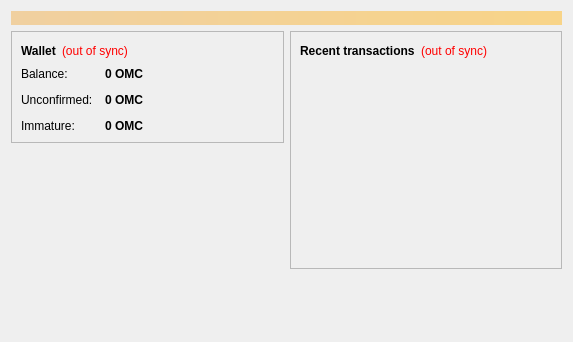
<?xml version="1.0" encoding="UTF-8"?>
<ui version="4.0">
 <class>OverviewPage</class>
 <widget class="QWidget" name="OverviewPage">
  <property name="geometry">
   <rect>
    <x>0</x>
    <y>0</y>
    <width>573</width>
    <height>342</height>
   </rect>
  </property>
  <property name="windowTitle">
   <string>Form</string>
  </property>
  <layout class="QVBoxLayout" name="topLayout">
   <item>
    <widget class="QLabel" name="labelAlerts">
     <property name="visible">
      <bool>false</bool>
     </property>
     <property name="styleSheet">
      <string notr="true">background-color: qlineargradient(x1: 0, y1: 0, x2: 1, y2: 0, stop:0 #F0D0A0, stop:1 #F8D488); color:#000000;</string>
     </property>
     <property name="wordWrap">
      <bool>true</bool>
     </property>
     <property name="margin">
      <number>3</number>
     </property>
    </widget>
   </item>
   <item>
    <layout class="QHBoxLayout" name="horizontalLayout" stretch="1,1">
     <item>
      <layout class="QVBoxLayout" name="verticalLayout_2">
       <item>
        <widget class="QFrame" name="frame">
         <property name="frameShape">
          <enum>QFrame::StyledPanel</enum>
         </property>
         <property name="frameShadow">
          <enum>QFrame::Raised</enum>
         </property>
         <layout class="QVBoxLayout" name="verticalLayout_4">
          <item>
           <layout class="QHBoxLayout" name="horizontalLayout_4">
            <item>
             <widget class="QLabel" name="label_5">
              <property name="font">
               <font>
                <weight>75</weight>
                <bold>true</bold>
               </font>
              </property>
              <property name="text">
               <string>Wallet</string>
              </property>
             </widget>
            </item>
            <item>
             <widget class="QLabel" name="labelWalletStatus">
              <property name="toolTip">
               <string>The displayed information may be out of date. Your wallet automatically synchronizes with the OmniCoin network after a connection is established, but this process has not completed yet.</string>
              </property>
              <property name="styleSheet">
               <string notr="true">QLabel { color: red; }</string>
              </property>
              <property name="text">
               <string notr="true">(out of sync)</string>
              </property>
              <property name="alignment">
               <set>Qt::AlignLeading|Qt::AlignLeft|Qt::AlignVCenter</set>
              </property>
             </widget>
            </item>
            <item>
             <spacer name="horizontalSpacer_2">
              <property name="orientation">
               <enum>Qt::Horizontal</enum>
              </property>
              <property name="sizeHint" stdset="0">
               <size>
                <width>40</width>
                <height>20</height>
               </size>
              </property>
             </spacer>
            </item>
           </layout>
          </item>
          <item>
           <layout class="QFormLayout" name="formLayout_2">
            <property name="fieldGrowthPolicy">
             <enum>QFormLayout::AllNonFixedFieldsGrow</enum>
            </property>
            <property name="horizontalSpacing">
             <number>12</number>
            </property>
            <property name="verticalSpacing">
             <number>12</number>
            </property>
            <item row="0" column="0">
             <widget class="QLabel" name="label">
              <property name="text">
               <string>Balance:</string>
              </property>
             </widget>
            </item>
            <item row="0" column="1">
             <widget class="QLabel" name="labelBalance">
              <property name="font">
               <font>
                <weight>75</weight>
                <bold>true</bold>
               </font>
              </property>
              <property name="cursor">
               <cursorShape>IBeamCursor</cursorShape>
              </property>
              <property name="toolTip">
               <string>Your current balance</string>
              </property>
              <property name="text">
               <string notr="true">0 OMC</string>
              </property>
              <property name="textInteractionFlags">
               <set>Qt::LinksAccessibleByMouse|Qt::TextSelectableByKeyboard|Qt::TextSelectableByMouse</set>
              </property>
             </widget>
            </item>
            <item row="1" column="0">
             <widget class="QLabel" name="label_3">
              <property name="text">
               <string>Unconfirmed:</string>
              </property>
             </widget>
            </item>
            <item row="1" column="1">
             <widget class="QLabel" name="labelUnconfirmed">
              <property name="font">
               <font>
                <weight>75</weight>
                <bold>true</bold>
               </font>
              </property>
              <property name="cursor">
               <cursorShape>IBeamCursor</cursorShape>
              </property>
              <property name="toolTip">
               <string>Total of transactions that have yet to be confirmed, and do not yet count toward the current balance</string>
              </property>
              <property name="text">
               <string notr="true">0 OMC</string>
              </property>
              <property name="textInteractionFlags">
               <set>Qt::LinksAccessibleByMouse|Qt::TextSelectableByKeyboard|Qt::TextSelectableByMouse</set>
              </property>
             </widget>
            </item>
            <item row="2" column="0">
             <widget class="QLabel" name="labelImmatureText">
              <property name="text">
               <string>Immature:</string>
              </property>
             </widget>
            </item>
            <item row="2" column="1">
             <widget class="QLabel" name="labelImmature">
              <property name="font">
               <font>
                <weight>75</weight>
                <bold>true</bold>
               </font>
              </property>
              <property name="toolTip">
               <string>Mined balance that has not yet matured</string>
              </property>
              <property name="text">
               <string notr="true">0 OMC</string>
              </property>
              <property name="textInteractionFlags">
               <set>Qt::LinksAccessibleByMouse|Qt::TextSelectableByKeyboard|Qt::TextSelectableByMouse</set>
              </property>
             </widget>
            </item>
           </layout>
          </item>
         </layout>
        </widget>
       </item>
       <item>
        <spacer name="verticalSpacer">
         <property name="orientation">
          <enum>Qt::Vertical</enum>
         </property>
         <property name="sizeHint" stdset="0">
          <size>
           <width>20</width>
           <height>40</height>
          </size>
         </property>
        </spacer>
       </item>
        <item>
         <widget class="QLabel" name="label_wallet_bgcoin">
          <property name="text">
           <string/>
          </property>
          <property name="pixmap">
           <pixmap resource="../bitcoin.qrc">:/images/wallet_bgcoin</pixmap>
          </property>
          <property name="scaledContents">
           <bool>false</bool>
          </property>
          <property name="alignment">
           <set>Qt::AlignCenter</set>
          </property>
          <property name="margin">
           <number>-2</number>
          </property>
         </widget>
        </item>
        <item>
         <widget class="QLabel" name="label_6">
          <property name="text">
           <string/>
          </property>
         </widget>
        </item>
      </layout>
     </item>
     <item>
      <layout class="QVBoxLayout" name="verticalLayout_3">
       <item>
        <widget class="QFrame" name="frame_2">
         <property name="frameShape">
          <enum>QFrame::StyledPanel</enum>
         </property>
         <property name="frameShadow">
          <enum>QFrame::Raised</enum>
         </property>
         <layout class="QVBoxLayout" name="verticalLayout">
          <item>
           <layout class="QHBoxLayout" name="horizontalLayout_2">
            <item>
             <widget class="QLabel" name="label_4">
              <property name="text">
               <string>&lt;b&gt;Recent transactions&lt;/b&gt;</string>
              </property>
             </widget>
            </item>
            <item>
             <widget class="QLabel" name="labelTransactionsStatus">
              <property name="toolTip">
               <string>The displayed information may be out of date. Your wallet automatically synchronizes with the OmniCoin network after a connection is established, but this process has not completed yet.</string>
              </property>
              <property name="styleSheet">
               <string notr="true">QLabel { color: red; }</string>
              </property>
              <property name="text">
               <string notr="true">(out of sync)</string>
              </property>
              <property name="alignment">
               <set>Qt::AlignRight|Qt::AlignTrailing|Qt::AlignVCenter</set>
              </property>
             </widget>
            </item>
            <item>
             <spacer name="horizontalSpacer">
              <property name="orientation">
               <enum>Qt::Horizontal</enum>
              </property>
              <property name="sizeHint" stdset="0">
               <size>
                <width>40</width>
                <height>20</height>
               </size>
              </property>
             </spacer>
            </item>
           </layout>
          </item>
          <item>
           <widget class="QListView" name="listTransactions">
            <property name="styleSheet">
             <string notr="true">QListView { background: transparent; }</string>
            </property>
            <property name="frameShape">
             <enum>QFrame::NoFrame</enum>
            </property>
            <property name="verticalScrollBarPolicy">
             <enum>Qt::ScrollBarAlwaysOff</enum>
            </property>
            <property name="horizontalScrollBarPolicy">
             <enum>Qt::ScrollBarAlwaysOff</enum>
            </property>
            <property name="selectionMode">
             <enum>QAbstractItemView::NoSelection</enum>
            </property>
           </widget>
          </item>
         </layout>
        </widget>
       </item>
       <item>
        <spacer name="verticalSpacer_2">
         <property name="orientation">
          <enum>Qt::Vertical</enum>
         </property>
         <property name="sizeHint" stdset="0">
          <size>
           <width>20</width>
           <height>40</height>
          </size>
         </property>
        </spacer>
       </item>
      </layout>
     </item>
    </layout>
   </item>
  </layout>
 </widget>
 <resources/>
 <connections/>
</ui>
